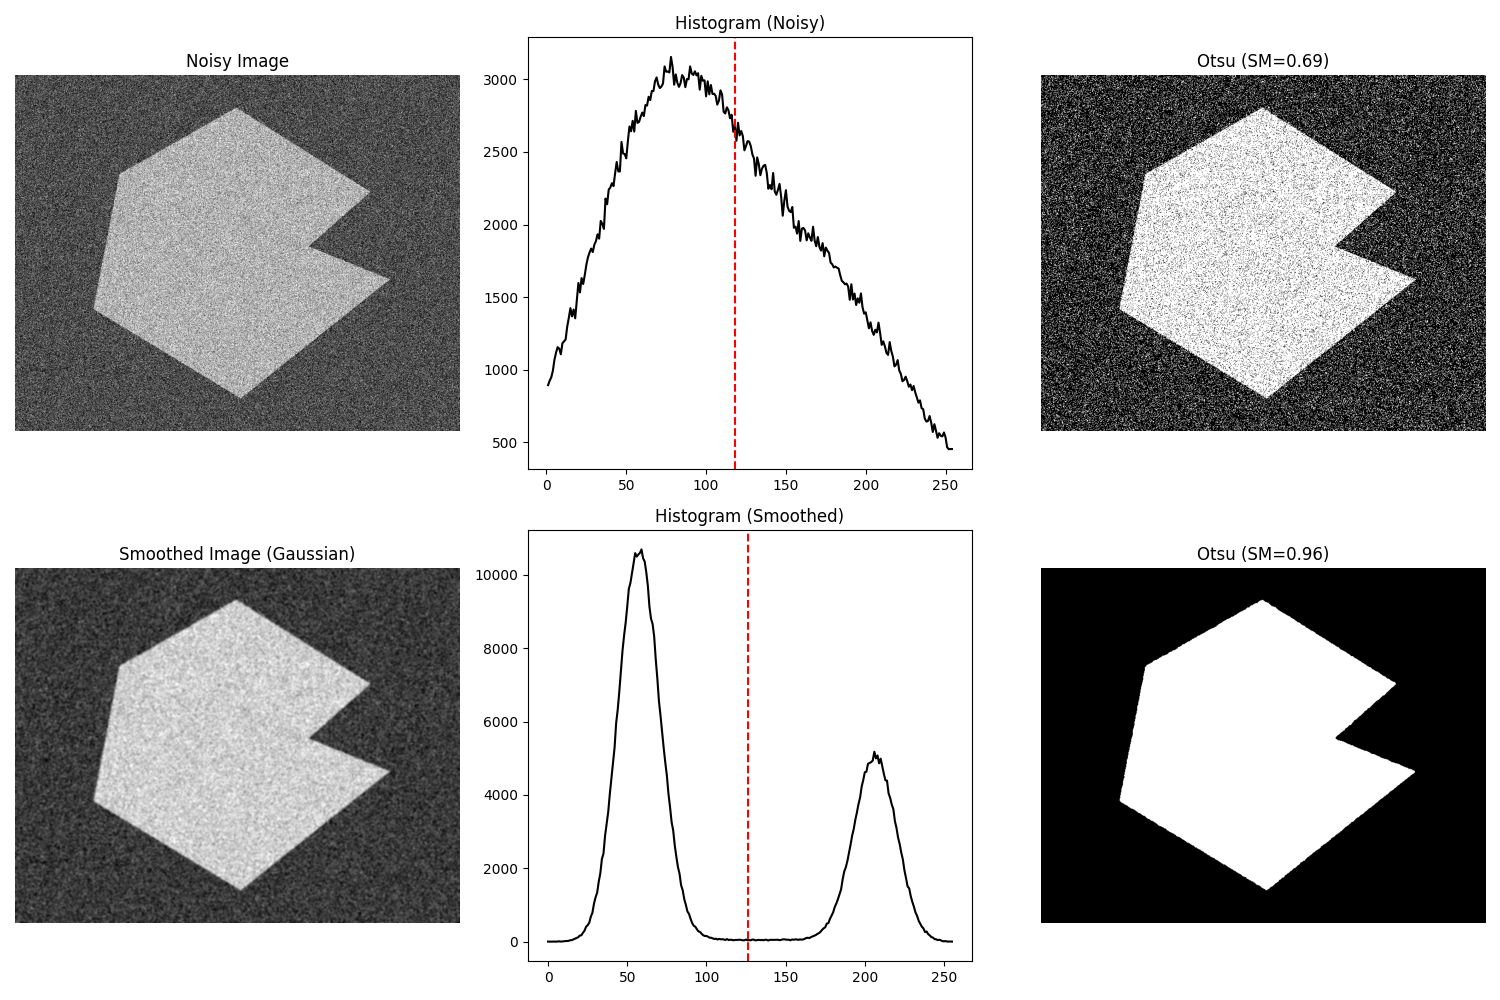

Reproduce this figure in Python.

import sys
import os
import numpy as np
import matplotlib.pyplot as plt
from skimage.io import imread
from scipy.ndimage import gaussian_filter, uniform_filter
from libDIPUM.otsuthresh import otsuthresh
from libDIPUM.data_path import dip_data

print("Running Figure1037 (Otsu on Noisy Image w/ Smoothing)...")

img_path = dip_data('Fig1036(c)(gaussian_noise_mean_0_std_50_added).tif')
I = imread(img_path)
if I.ndim == 3:
    I = I[:, :, 0]

# 1. Noisy Image Stats
if I.dtype == np.uint8:
    h, bins = np.histogram(I, bins=256, range=(0, 255))
else:
    h, bins = np.histogram(I, bins=256)

T_norm, SM = otsuthresh(h)
if I.dtype == np.uint8:
    T = T_norm * 255
else:
    T = T_norm

print(f"Noisy Image: T={T:.2f}, SM={SM:.4f}")
g_noisy = I > T

# 2. Smoothing
I_smooth = gaussian_filter(I.astype(float), sigma=1.5) # Sigma choice?

# Check normalized histogram of smoothed
h_s, bins_s = np.histogram(I_smooth, bins=256)
T_s_norm, SM_s = otsuthresh(h_s)

min_v, max_v = I_smooth.min(), I_smooth.max()
T_s = min_v + T_s_norm * (max_v - min_v)

print(f"Smoothed Image: T={T_s:.2f}, SM={SM_s:.4f}")
g_smooth = I_smooth > T_s

# Display
fig, axes = plt.subplots(2, 3, figsize=(15, 10))

# Row 1: Noisy
axes[0, 0].imshow(I, cmap='gray')
axes[0, 0].set_title('Noisy Image')
axes[0, 0].axis('off')

axes[0, 1].plot(np.arange(1, len(h) - 1), h[1:-1], 'k')
axes[0, 1].axvline(x=T, color='r', linestyle='--')
axes[0, 1].set_title('Histogram (Noisy)')

axes[0, 2].imshow(g_noisy, cmap='gray')
axes[0, 2].set_title(f'Otsu (SM={SM:.2f})')
axes[0, 2].axis('off')

# Row 2: Smoothed
axes[1, 0].imshow(I_smooth, cmap='gray')
axes[1, 0].set_title('Smoothed Image (Gaussian)')
axes[1, 0].axis('off')

axes[1, 1].plot(h_s, 'k')
axes[1, 1].axvline(x=T_s, color='r', linestyle='--')
axes[1, 1].set_title('Histogram (Smoothed)')

axes[1, 2].imshow(g_smooth, cmap='gray')
axes[1, 2].set_title(f'Otsu (SM={SM_s:.2f})')
axes[1, 2].axis('off')

plt.tight_layout()
plt.savefig('Figure1037.png')
print("Saved Figure1037.png")
plt.show()
